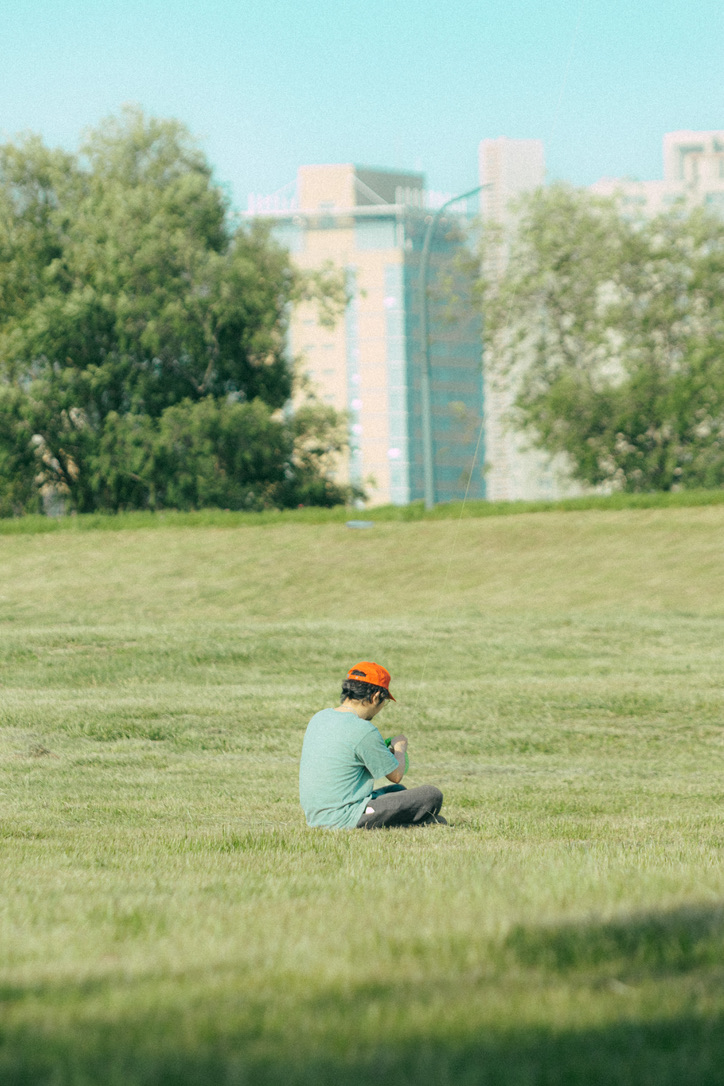
#> input picture 15-html/card/img/img.jpeg, 724 x 1086 px
$ python icon_converter.py ../../../../15-html/card/img/img.jpeg
#> lines starting #> are read from the running program, lines starting #| are printed output that depends on the picture
#!/usr/bin/env python3
"""
PNG 转 ICO 转换器
支持将 PNG 文件转换为 ICO 图标文件
"""

import os
import sys
import argparse
from PIL import Image, ImageDraw
import tempfile

def convert_png_to_ico(png_path, ico_path=None, size=64):
    """
    将 PNG 或 JPG 文件转换为 ICO 图标文件，先将图像裁剪为正方形

    参数:
        png_path: 图像文件路径（支持 PNG 或 JPG/JPEG）
        ico_path: 输出 ICO 文件路径（可选）
        size: 图标尺寸，默认 64x64

    返回:
        bool: 转换是否成功
    """
#> called with png_path = '../../../../15-html/card/img/img.jpeg', size = 64
    try:
        # 验证输入文件
        if not os.path.exists(png_path):
            print(f"错误: 文件不存在 - {png_path}")
            return False

        # 检查文件格式
        file_ext = os.path.splitext(png_path)[1].lower()
        if file_ext not in ['.png', '.jpg', '.jpeg']:
            print(f"错误: 文件不是支持的格式（PNG/JPG）- {png_path}")
            return False

        # 生成输出路径
        if ico_path is None:
            base_name = os.path.splitext(png_path)[0]
            ico_path = base_name + ".ico"

        print(f"正在转换: {os.path.basename(png_path)} -> ICO格式")

        try:
            # 使用 PIL 打开图像
            with Image.open(png_path) as img:
                # 1. 裁剪为正方形
#> img is the input picture: PIL image 724x1086 RGB; mean R, G, B 154.4, 171.7, 133.2
                width, height = img.size
#> width = 724; height = 1086

                # 计算正方形的大小（取最小的边长）
                min_side = min(width, height)
#> min_side = 724

                # 计算裁剪区域的中心点
                left = (width - min_side) // 2
#> left = 0
                top = (height - min_side) // 2
#> top = 181
                right = left + min_side
#> right = 724
                bottom = top + min_side
#> bottom = 905

                # 裁剪图像为正方形
                img_cropped = img.crop((left, top, right, bottom))
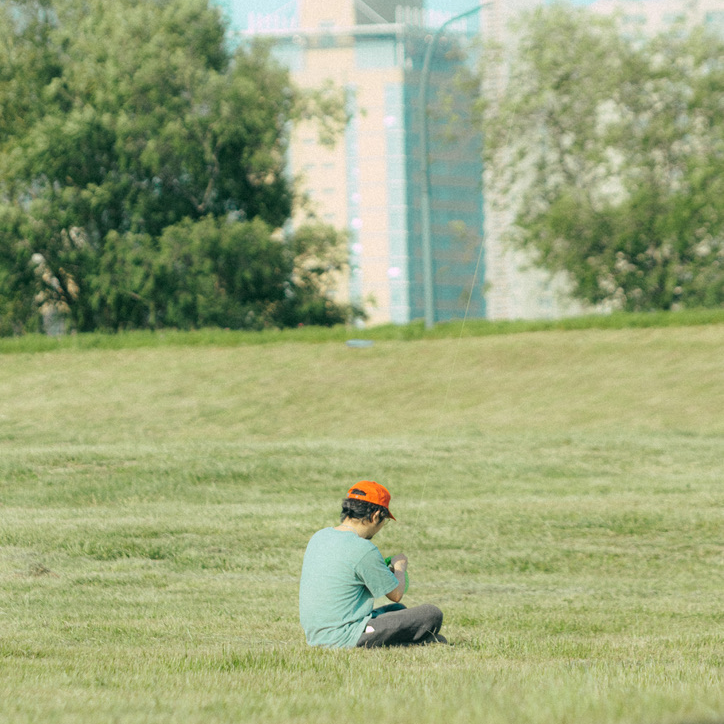
#> img_cropped: PIL image 724x724 RGB; mean R, G, B 156.2, 167.5, 122.8
                print(f"  裁剪为正方形: {min_side}x{min_side} 像素")
#|   裁剪为正方形: 724x724 像素

                # 2. 调整图像大小到指定尺寸
                img_resized = img_cropped.resize((size, size), Image.LANCZOS)
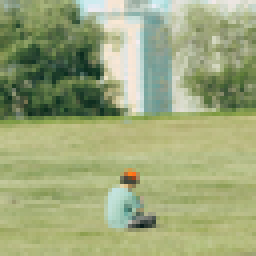
#> img_resized: PIL image 64x64 RGB (shown 4 times larger); mean R, G, B 156.2, 167.4, 122.8

                # 3. 确保图像模式适合 ICO 格式
                if img_resized.mode in ('RGBA', 'LA') or (img_resized.mode == 'P' and 'transparency' in img_resized.info):
                    # 保持透明度
                    ico_img = img_resized
                else:
                    # 转换为 RGB 模式
                    ico_img = img_resized.convert('RGB')

                # 4. 保存为 ICO 文件
                ico_img.save(ico_path, format='ICO', sizes=[(size, size)])

            print(f"[OK] 转换完成: {os.path.basename(ico_path)}")
            print(f"  尺寸: {size}x{size} 像素")
            print(f"  位置: {ico_path}")

            return True

        except Exception as pil_error:
            print(f"PIL处理失败: {str(pil_error)}")
            print("尝试创建基本ICO文件...")

            # 创建简单的占位图像
            img = Image.new('RGBA', (size, size), (255, 255, 255, 0))
            draw = ImageDraw.Draw(img)

            # 绘制一个简单的框作为占位符
            draw.rectangle([10, 10, size-10, size-10], outline=(0, 0, 0, 255), width=2)

            # 保存为ICO
            img.save(ico_path, format='ICO', sizes=[(size, size)])

            print(f"[OK] 创建了占位ICO文件: {os.path.basename(ico_path)}")
            print("  警告: 无法正常处理图像文件")
            print("  建议: 检查图像文件是否损坏或格式正确")

            return True

    except Exception as e:
        print(f"[ERR] 转换失败: {str(e)}")
        return False

# [53 lines left out: function batch_convert_png_to_ico, not called in this run]

def main():
    """主函数"""
    parser = argparse.ArgumentParser(
        description="图像转 ICO 转换器 - 将 PNG 或 JPG 文件转换为 ICO 图标",
        formatter_class=argparse.RawDescriptionHelpFormatter,
        epilog="""
使用示例:
  # 转换单个文件
  %(prog)s image.png
  %(prog)s image.jpg
  %(prog)s input.png output.ico
  %(prog)s input.jpg output.ico

  # 转换单个文件并指定尺寸
  %(prog)s image.png -s 128
  %(prog)s image.jpg -s 128

  # 批量转换文件夹
  %(prog)s /path/to/image/folder -b
  %(prog)s /path/to/image/folder -b -o /path/to/output/folder

  # 递归批量转换
  %(prog)s /path/to/folder -b -r
        """)


    parser.add_argument(
        'input',
        help='输入 PNG 文件路径或文件夹路径（使用 -b 参数时）'
    )

    parser.add_argument(
        'output',
        nargs='?',
        help='输出文件路径（单文件模式）'
    )

    parser.add_argument(
        '-b', '--batch',
        action='store_true',
        help='批量转换模式（处理文件夹）'
    )

    parser.add_argument(
        '-o', '--output-dir',
        help='输出文件夹路径（批量模式）'
    )


    parser.add_argument(
        '-s', '--size',
        type=int,
        default=64,
        help='图标尺寸（默认: 64）'
    )

    parser.add_argument(
        '-r', '--recursive',
        action='store_true',
        help='递归处理子文件夹（批量模式）'
    )

    parser.add_argument(
        '-v', '--version',
        action='version',
        version='SVG 转 ICO 转换器 v1.0'
    )

    args = parser.parse_args()

    # 验证尺寸参数
    if args.size < 16 or args.size > 256:
        print("错误: 尺寸必须在 16-256 之间")
        sys.exit(1)

    try:
        if args.batch:
            # 批量转换模式
            if not os.path.isdir(args.input):
                print("错误: 批量模式需要文件夹路径")
                sys.exit(1)

            success_count = batch_convert_png_to_ico(
                args.input,
                args.output_dir,
                args.size
            )

            if success_count == 0:
                sys.exit(1)

        else:
            # 单文件转换模式
            if not os.path.isfile(args.input):
                print("错误: 文件不存在")
                sys.exit(1)

            success = convert_png_to_ico(
                args.input,
                args.output,
                args.size
            )

            if not success:
                sys.exit(1)

    except KeyboardInterrupt:
        print("\n用户中断操作")
        sys.exit(1)
    except Exception as e:
        print(f"程序错误: {e}")
        sys.exit(1)

if __name__ == "__main__":
    main()
